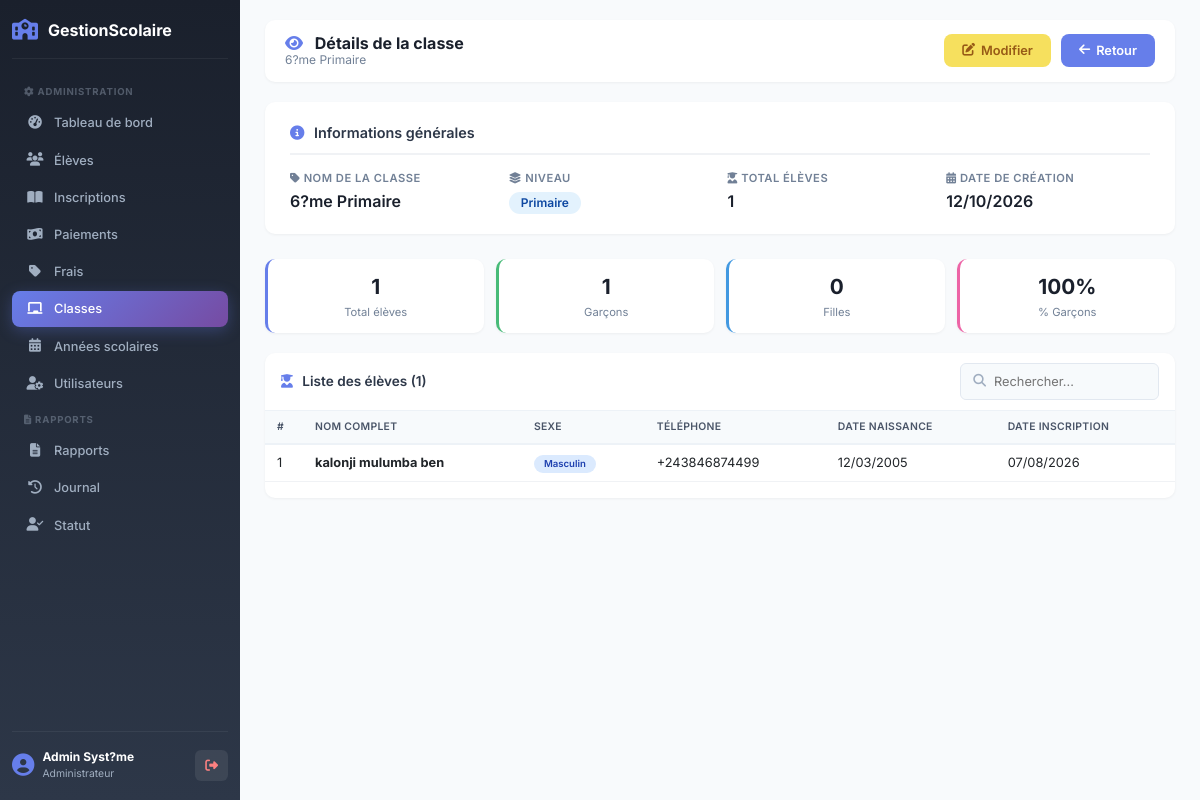
/admin/classes/voir.php?id=6 (signed in), run on the app's committed database.
### tables this page shows
CREATE TABLE `classes` (
  `idClasse` int(11) NOT NULL,
  `nomClasse` varchar(50) NOT NULL,
  `idNiveau` int(11) NOT NULL
);

CREATE TABLE `niveaux` (
  `idNiveau` int(11) NOT NULL,
  `nomNiveau` varchar(50) NOT NULL,
  `description` text DEFAULT NULL
);

CREATE TABLE `inscriptions` (
  `idInscription` int(11) NOT NULL,
  `idEleve` int(11) NOT NULL,
  `idClasse` int(11) NOT NULL,
  `idAnnee` int(11) NOT NULL,
  `dateInscription` date NOT NULL,
  `statut` enum('Actif','Termin?') DEFAULT 'Actif'
);

CREATE TABLE `eleves` (
  `idEleve` int(11) NOT NULL,
  `matricule` varchar(30) NOT NULL,
  `nom` varchar(100) NOT NULL,
  `postNom` varchar(100) DEFAULT NULL,
  `prenom` varchar(100) DEFAULT NULL,
  `lieuNaissance` varchar(100) DEFAULT NULL,
  `sexe` enum('M','F') DEFAULT NULL,
  `dateNaissance` date DEFAULT NULL,
  `adresse` varchar(255) DEFAULT NULL,
  `telephone` varchar(20) DEFAULT NULL,
  `nomPere` varchar(100) DEFAULT NULL,
  `nomMere` varchar(100) DEFAULT NULL,
  `motDePasse` varchar(255) DEFAULT NULL,
  `idUtilisateur` int(11) DEFAULT NULL
);

### admin/classes/voir.php (the view, shortened to what this page needs)
<?php
$db = db();
$idClasse = isset($_GET['id']) ? intval($_GET['id']) : 0;
$sql_classe = "
    SELECT c.idClasse, c.nomClasse, c.idNiveau,
           n.nomNiveau
    FROM classes c
    LEFT JOIN niveaux n ON c.idNiveau = n.idNiveau
    WHERE c.idClasse = :idClasse
";
$stmt = $db->prepare($sql_classe);
$stmt->execute(['idClasse' => $idClasse]);
$classe = $stmt->fetch();
$sql_eleves = "
    SELECT
        e.idEleve,
        e.nom,
        e.postNom,
        e.prenom,
        e.sexe,
        e.telephone,
        e.dateNaissance,
        e.lieuNaissance,
        e.adresse,
        i.idInscription,
        i.dateInscription
    FROM eleves e
    INNER JOIN inscriptions i ON e.idEleve = i.idEleve
    WHERE i.idClasse = :idClasse
    ORDER BY e.nom, e.prenom
";
$stmt_eleves = $db->prepare($sql_eleves);
$stmt_eleves->execute(['idClasse' => $idClasse]);
$eleves = $stmt_eleves->fetchAll();
$total_eleves = count($eleves);
$garcons = 0;
$filles = 0;
foreach ($eleves as $e) {
    if ($e['sexe'] === 'M') {
        $garcons++;
    } elseif ($e['sexe'] === 'F') {
        $filles++;
    }
}
include __DIR__ . '/../../includes/header.php';
?>
<div class="app-layout">
    <div class="sidebar-admin" id="sidebarAdmin">
        <div class="sidebar-logo">
            <i class="fas fa-school"></i>
            <span>GestionScolaire</span>
        </div>
        <ul class="sidebar-menu">
            <li class="menu-section"><i class="fas fa-cog"></i> Administration</li>
            <li><a href="../dashboard.php"><i class="fas fa-tachometer-alt"></i> Tableau de bord</a></li>
            <li><a href="../eleves/index.php"><i class="fas fa-users"></i> Élèves</a></li>
            <li><a href="../inscriptions/index.php"><i class="fas fa-book-open"></i> Inscriptions</a></li>
            <li><a href="../paiements/index.php"><i class="fas fa-money-bill-wave"></i> Paiements</a></li>
            <li><a href="../frais/index.php"><i class="fas fa-tag"></i> Frais</a></li>
            <li><a href="index.php" class="active"><i class="fas fa-chalkboard"></i> Classes</a></li>
            <li><a href="../annees/index.php"><i class="fas fa-calendar-alt"></i> Années scolaires</a></li>
            <li><a href="../utilisateurs/index.php"><i class="fas fa-user-cog"></i> Utilisateurs</a></li>
            <li class="menu-section"><i class="fas fa-file-alt"></i> Rapports</li>
            <li><a href="../rapports/index.php"><i class="fas fa-file-alt"></i> Rapports</a></li>
            <li><a href="../journal/index.php"><i class="fas fa-history"></i> Journal</a></li>
            <li><a href="../statut.php"><i class="fas fa-user-check"></i> Statut</a></li>
        </ul>
        <div class="sidebar-footer">
            <div class="user-info">
                <i class="fas fa-user-circle"></i>
                <div>
                    <strong><?php echo $_SESSION['nom'] . ' ' . $_SESSION['prenom']; ?></strong>
                    <span><?php echo $_SESSION['role']; ?></span>
                </div>
            </div>
            <a href="../../logout.php" class="btn-logout" title="Déconnexion">
                <i class="fas fa-sign-out-alt"></i>
            </a>
        </div>
    </div>
    <div class="main-content">
        <div class="page-header">
            <div>
                <h3>
                    <i class="fas fa-eye"></i>
                    Détails de la classe
                    <small><?php echo htmlspecialchars($classe['nomClasse']); ?></small>
                </h3>
            </div>
            <div class="header-actions">
                <a href="modifier.php?id=<?php echo $idClasse; ?>" class="btn-edit">
                    <i class="fas fa-edit"></i> Modifier
                </a>
                <a href="index.php" class="btn-back">
                    <i class="fas fa-arrow-left"></i> Retour
                </a>
            </div>
        </div>
        <div class="info-card">
            <div class="info-title"><i class="fas fa-info-circle"></i> Informations générales</div>
            <div class="info-grid">
                <div class="info-item">
                    <span class="label"><i class="fas fa-tag"></i> Nom de la classe</span>
                    <span class="value"><?php echo htmlspecialchars($classe['nomClasse']); ?></span>
                </div>
                <div class="info-item">
                    <span class="label"><i class="fas fa-layer-group"></i> Niveau</span>
                    <span class="value">
                        <?php
                            $niveauClass = 'default';
                            $niveau = strtolower($classe['nomNiveau'] ?? '');
                            if (strpos($niveau, 'primaire') !== false) $niveauClass = 'primaire';
                            elseif (strpos($niveau, 'secondaire') !== false) $niveauClass = 'secondaire';
                            elseif (strpos($niveau, 'maternelle') !== false) $niveauClass = 'maternelle';
                        ?>
                        <span class="badge-niveau <?php echo $niveauClass; ?>">
                            <?php echo htmlspecialchars($classe['nomNiveau'] ?? 'Non défini'); ?>
                        </span>
                    </span>
                </div>
                <div class="info-item">
                    <span class="label"><i class="fas fa-user-graduate"></i> Total élèves</span>
                    <span class="value"><?php echo $total_eleves; ?></span>
                </div>
                <div class="info-item">
                    <span class="label"><i class="fas fa-calendar-alt"></i> Date de création</span>
                    <span class="value"><?php echo date('d/m/Y'); ?></span>
                </div>
            </div>
        </div>
        <div class="stats-eleves">
            <div class="stat-eleve">
                <div class="number"><?php echo $total_eleves; ?></div>
                <div class="label">Total élèves</div>
            </div>
            <div class="stat-eleve green">
                <div class="number"><?php echo $garcons; ?></div>
                <div class="label">Garçons</div>
            </div>
            <div class="stat-eleve blue">
                <div class="number"><?php echo $filles; ?></div>
                <div class="label">Filles</div>
            </div>
            <div class="stat-eleve pink">
                <div class="number">
                    <?php echo $total_eleves > 0 ? round(($garcons / $total_eleves) * 100) : 0; ?>%
                </div>
                <div class="label">% Garçons</div>
            </div>
        </div>
        <div class="table-box">
            <div class="table-header">
                <span class="title">
                    <i class="fas fa-user-graduate"></i>
                    Liste des élèves (<?php echo $total_eleves; ?>)
                </span>
                <div class="search-box">
                    <i class="fas fa-search"></i>
                    <input type="text" id="searchInput" placeholder="Rechercher...">
                </div>
            </div>
            <div class="table-scroll">
                <table class="table">
                    <thead>
                        <tr>
                            <th style="width:38px;">#</th>
                            <th>Nom complet</th>
                            <th>Sexe</th>
                            <th>Téléphone</th>
                            <th>Date naissance</th>
                            <th>Date inscription</th>
                        </tr>
                    </thead>
                    <tbody>
                        <?php if (empty($eleves)): ?>
                            <tr>
                                <td colspan="6">
                                    <div class="empty-state">
                                        <i class="fas fa-user-graduate"></i>
                                        <h5>Aucun élève dans cette classe</h5>
                                        <p>Inscrivez des élèves dans cette classe</p>
                                        <a href="../inscriptions/index.php?classe=<?php echo $idClasse; ?>" class="btn-back" style="margin-top:10px; display:inline-flex;">
                                            <i class="fas fa-plus"></i> Inscrire un élève
                                        </a>
                                    </div>
                                </td>
                            </tr>
                        <?php else: ?>
                            <?php foreach ($eleves as $i => $e):
                                $nom_complet = trim($e['nom'] . ' ' . ($e['postNom'] ?? '') . ' ' . $e['prenom']);
                                $dateNaissance = $e['dateNaissance'] ? date('d/m/Y', strtotime($e['dateNaissance'])) : '-';
                                $dateInscription = $e['dateInscription'] ? date('d/m/Y', strtotime($e['dateInscription'])) : '-';
                            ?>
                                <tr>
                                    <td><?php echo $i + 1; ?></td>
                                    <td>
                                        <strong><?php echo htmlspecialchars($nom_complet); ?></strong>
                                    </td>
                                    <td>
                                        <span class="badge-sexe <?php echo $e['sexe']; ?>">
                                            <?php echo $e['sexe'] === 'M' ? 'Masculin' : 'Féminin'; ?>
                                        </span>
                                    </td>
                                    <td><?php echo htmlspecialchars($e['telephone'] ?? '-'); ?></td>
                                    <td><?php echo $dateNaissance; ?></td>
                                    <td><?php echo $dateInscription; ?></td>
                                </tr>
                            <?php endforeach; ?>
                        <?php endif; ?>
                    </tbody>
                </table>
            </div>
        </div>
        <?php include __DIR__ . '/../../includes/footer.php'; ?>
</body>
</html>

### assets/css/style.css (style rules this page uses)
* { margin: 0; padding: 0; box-sizing: border-box; }
body { font-family: 'Inter', -apple-system, BlinkMacSystemFont, sans-serif; background: #f8fafc; overflow-x: hidden; }
.main-content { margin-left: 280px; min-height: 100vh; padding: 20px 30px; }

### data on the page
classes: nomClasse "6?me Primaire", idNiveau.nomNiveau "Primaire"
inscriptions: idEleve.prenom "kalonji mulumba ben", idEleve.telephone "+243846874499", idEleve.dateNaissance "12/03/2005", dateInscription "07/08/2026"

### other printed values
$_SESSION['nom'] "Admin"
$_SESSION['prenom'] "Syst?me"
$_SESSION['role'] "Administrateur"
$total_eleves "1"
$garcons "1"
$filles "0"
